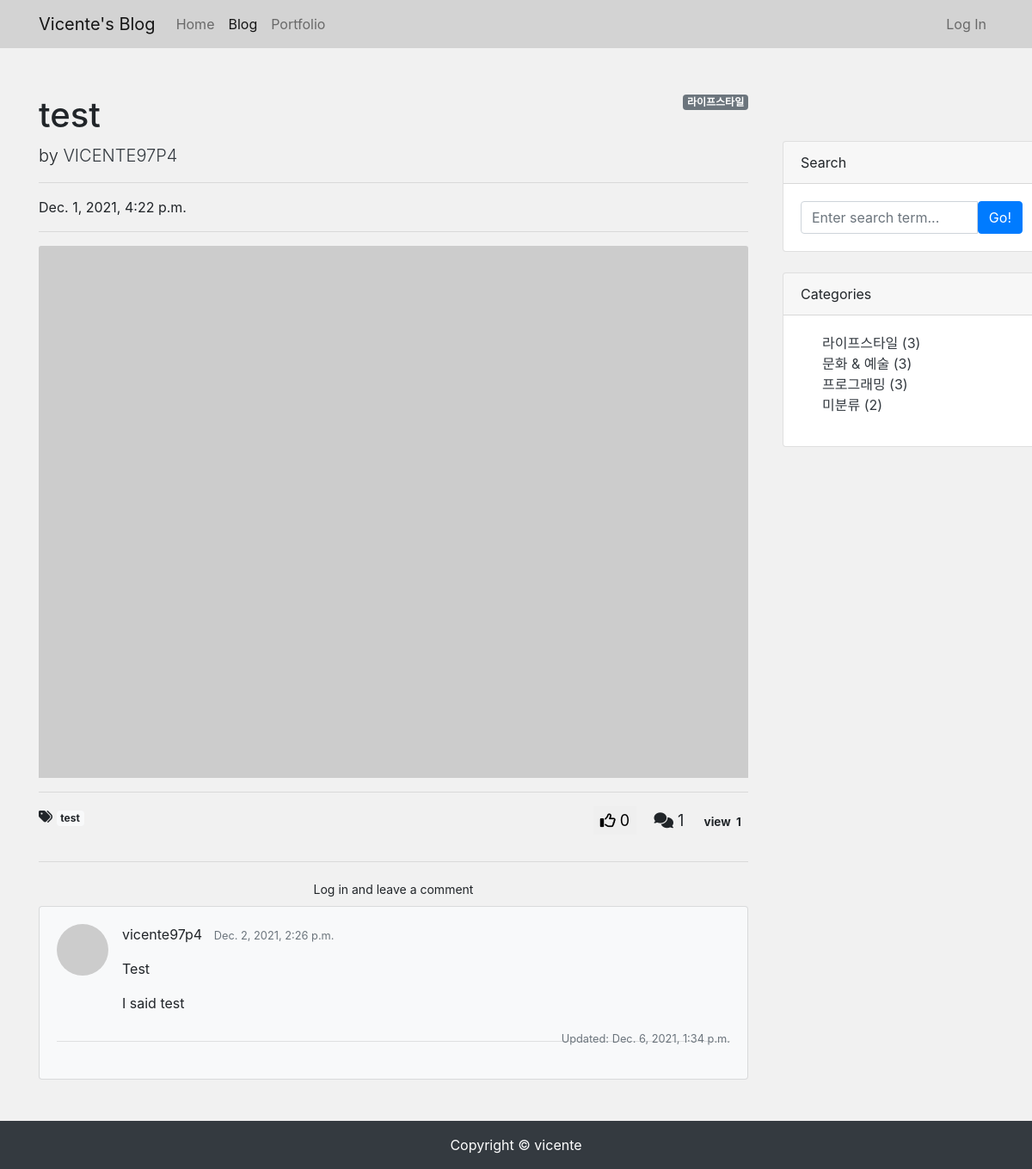
Page /blog/8/ on the committed database.
### blog/models.py (models this page shows, shortened)
class Post(models.Model):
    title = models.CharField(max_length=30)
    hook_text = models.CharField(max_length=100, blank=True)
    content = MarkdownxField()
    head_image = models.ImageField(upload_to='blog/images/%Y/%m/%d/', blank=True)
    file_upload = models.FileField(upload_to='blog/files/%Y/%m/%d/', blank=True)
    created_at = models.DateTimeField(auto_now_add=True)
    updated_at = models.DateTimeField(auto_now=True)
    author = models.ForeignKey(User, null=True, on_delete=models.SET_NULL)
    category = models.ForeignKey(Category, null=True, blank=True, on_delete=models.SET_NULL)
    tags = models.ManyToManyField(Tag, blank=True)
    good = models.ManyToManyField(User, related_name='good', blank=True)
    view_cnt = models.PositiveIntegerField(default=0, verbose_name='조회수')
    def get_content_markdown(self):
        return markdown(self.content)

class Category(models.Model):
    name = models.CharField(max_length=50, unique=True)
    slug = models.SlugField(max_length=200, unique=True, allow_unicode=True)
    def __str__(self):
        return self.name
    def get_absolute_url(self):
        return f'/blog/category/{self.slug}/'
    class Meta:
        verbose_name_plural = 'Categories'

class Tag(models.Model):
    name = models.CharField(max_length=50, unique=True)
    slug = models.SlugField(max_length=200, unique=True, allow_unicode=True)
    def __str__(self):
        return self.name
    def get_absolute_url(self):
        return f'/blog/tag/{self.slug}/'

class Comment(models.Model):
    post = models.ForeignKey(Post, on_delete=models.CASCADE)
    author = models.ForeignKey(User, on_delete=models.CASCADE)
    content = models.TextField()
    created_at = models.DateTimeField(auto_now_add=True)
    modified_at = models.DateTimeField(auto_now=True)
    def get_avatar_url(self):
        if self.author.socialaccount_set.exists():
            return self.author.socialaccount_set.first().get_avatar_url()
        else:
            return f'https://picsum.photos/seed/{self.author.pk}/60/60'

### blog/views.py (the view)
# urls.py: path('<int:pk>/', views.post_detail),
def post_detail(request, pk):
    login_session = request.session.get('login_session', '')
    context = {'login_session': login_session}
    post = get_object_or_404(Post, id=pk)
    context['post'] = post
    context['categories'] = Category.objects.all()
    context['no_category_post_count'] = Post.objects.filter(category=None).count()
    context['comment_form'] = CommentForm
    if post.author.id == login_session:
        context['writer'] = True
    else:
        context['writer'] = False
    response = render(
        request,
        'blog/post_detail.html',
        context
    )
    cookie_value = request.COOKIES.get('enter_post', '_')
    if f'{pk}' not in cookie_value:
        cookie_value += f'{pk}_'
        response.set_cookie('enter_post', value=cookie_value, httponly=True)
        post.view_cnt += 1
        post.save()
    return response

### blog/templates/blog/post_detail.html (shortened to what this page needs)
{% extends 'blog/base.html' %}
{% load crispy_forms_tags %}
{% block main_area %}
<div id="post-area">
    {% if post.category %}
    <span class="badge badge-secondary float-right">{{ post.category }}</span>
    {% else %}
    <span class="badge badge-secondary float-right">미분류</span>
    {% endif %}
    <h1 class="mt-4">{{ post.title }}</h1>
    <p class="lead">
        by
        <a href="#" class="text-decoration-none text-dark">{{ post.author | upper }}</a>
    </p>
    <hr/>
    <p>{{ post.created_at }}</p>
    <hr/>
    {% if post.head_image %}
    <img class="card-img-top" src="{{ post.head_image.url }}" alt="..." />
    {% else %}
    <img class="card-img-top" src="https://picsum.photos/seed/{{ post.pk }}/800/600" alt="..." />
    {% endif %}
    <hr/>
    {% if post.tags.exists %}
        <i class="fas fa-tags"></i>
        {% for tag in post.tags.all %}
            <a href="{{ tag.get_absolute_url }}" class="badge badge-light">{{ tag }}</a>
        {% endfor %}
    {% endif %}
    <span class="float-right mb-3" style="font-size: 18px;">
        <button onclick="post_good({{post.pk}})" style="border-color: transparent;">
            {% if user in post.good.all %}
            <i id="good" class="fas fa-thumbs-up"></i>
            {% else %}
            <i id="good" class="far fa-thumbs-up"></i>
            {% endif %}
            <span id="good_count">{{post.good.count}}</span>
        </button>
        <i class="fas fa-comments"></i> {{post.comment_set.count}}
        <span class="badge badge-pill badge-gray"> view &nbsp;{{post.view_cnt}}</span>
    </span>
    <br/>
    <br/>
    <hr/>
</div>
<div id="comment-area">
    <section class="mb-5">
        {% if user.is_authenticated %}
        <button onclick="writeComment()" class="btn btn-secondary mb-4" id="commentButton" aria-haspopup="true" aria-expanded="false">
                    Write Comment
        </button>
        <form style="margin-bottom: 80px; display:none;" id="writeComment" method="POST" action="{{ post.get_absolute_url }}new_comment/">
            {% csrf_token %}
                <div class="form-group" id="id_content">
                    {{ comment_form | crispy }}
                </div>
                <div class="mt-3 float-right">
                    <button type="submit" class="btn btn-primary">Submit</button>
                </div>
        </form>
        {% else %}
        <a role="button" class="btn tbn-outline-dark btn-block btn-sm" href="#" data-toggle="modal" data-target="#loginModal">
            Log in and leave a comment
        </a>
        {% endif %}
        <div class="card bg-light mt-1">
            <div class="card-body">
                {% if post.comment_set.exists %}
                    {% for comment in post.comment_set.iterator %}
                    <div class="d-flex">
                        <div class="flex-shrink-0">
                            <img class="rounded-circle" src="{{comment.get_avatar_url}}" alt="{{comment.author}}" width="60px"/>
                        </div>
                        <div class="ms-3 ml-3" id="comment-{{ comment.pk }}">
                            <div class="fw-bold">{{ comment.author.username }} &nbsp;&nbsp;<small class="text-muted">{{ comment.created_at }}</small></div>
                            <p>{{ comment.content | linebreaks }}</p>
                        </div>
                    </div>
                            <div class="float-right">
                            {% if comment.created_at != comment.modified_at %}
                                <p class="text-muted float-right"><small>Updated: {{ comment.modified_at }}</small></p>
                            {% endif %}
                            </div>
                    <hr/>
                    {% endfor %}
                {% endif %}
            </div>
        </div>
    </section>
    </div>
{% endblock %}

### blog/templates/blog/base.html (shortened to what this page needs)
<!DOCTYPE html>
{% load static %}
<html lang="ko">
<head>
    <link rel="stylesheet" href="{% static '/blog/bootstrap/bootstrap.min.css' %}" media="screen">
</head>
<body style="background-color: #f1f1f1;">
{% include 'blog/navbar.html' %}
<div class="container">
    <div class="row">
        <div class="col-md-8 col-lg-9" id="main-area" style="background-color: #f1f1f1;padding-top: 30px">
            {% block main_area %}
            {% endblock %}
        </div>
        <div style="width: 10px;"></div>
        <div class="col-md-4 col-lg-2 float-right" style="margin-top: 108px;">
            <div style="width: 300px;">
            <div class="card mb-4">
                <div class="card-header">Search</div>
                <div class="card-body">
                    <div class="input-group">
                        <input class="form-control" type="text" placeholder="Enter search term..." aria-label="Enter search term..." aria-describedby="button-search" id="search-input"/>
                        <button class="btn btn-primary" id="button-search" type="button" onclick="searchPost();">Go!</button>
                    </div>
                </div>
            </div>
            <div class="card mb-4" id="categories-card">
                <div class="card-header">Categories</div>
                <div class="card-body">
                    <div class="row">
                        <ul style="list-style: none;">
                            {% for category in categories %}
                            <li><a href="{{ category.get_absolute_url }}" class="text-decoration-none text-dark">{{ category }} ({{ category.post_set.count }})</a></li>
                            {% endfor %}
                            <li><a href="/blog/category/no_category/" class="text-decoration-none text-dark">미분류 ({{ no_category_post_count }})</a></li>
                        </ul>
                    </div>
                </div>
            </div>
                </div>
        </div>
    </div>
</div>
{% include 'blog/footer.html' %}
</body>
</html>

### rows in the picture
Post: category "라이프스타일", title "test", author "VICENTE97P4", created_at "Dec. 1, 2021, 4:22 p.m.", good.count "0", comment_set.count "1", view_cnt "1"
Tag: name "test"
Comment: author.username "vicente97p4", created_at "Dec. 2, 2021, 2:26 p.m.", content "Test I said test", modified_at "Dec. 6, 2021, 1:34 p.m."
Category: name "라이프스타일", post_set.count "3"
Category: name "문화 & 예술", post_set.count "3"
Category: name "프로그래밍", post_set.count "3"

### other values in the picture
{{ no_category_post_count }} "2"
